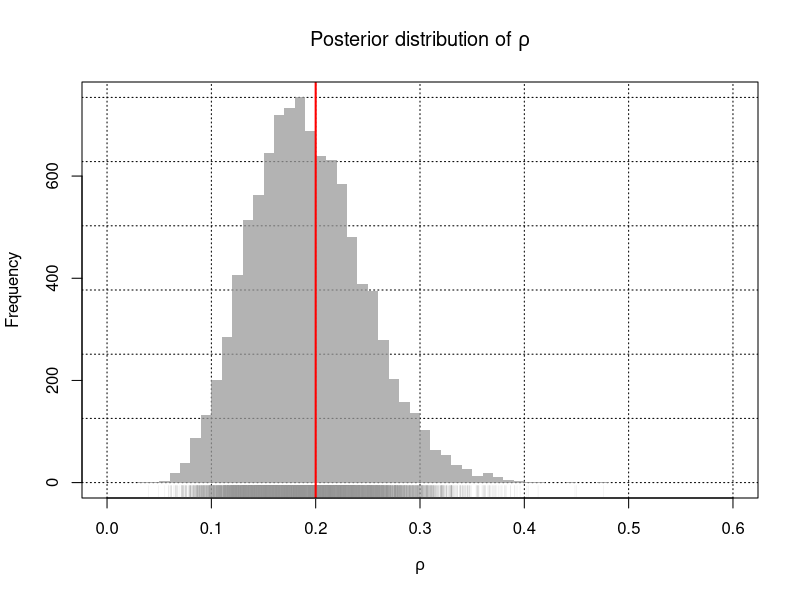

Recreate this plot in R.
### ====================================================
### Posterior simulation using rejection sampling
### Author: Balint Tamasi
### Date: 31-08-2019
### ====================================================

## Reference:
## Smith & Gelfand (1992): Bayesian Statistics Without Tears: A Sampling-Resampling Perspective
## DOI: 10.2307/2684170

## Rejection sampling:
## -------------------
## g(x): proposal pdf
## h(x): target pdf (up to a normalizing constant)
## M: constant, such that h(x) <= M*g(x)
## 1) Draw from the proposal x' ~ g(x)
## 2) Accept with probability h(x') / M*g(x')
## 3) Repeat
##
## Bayesian setting:
## -----------------
## g(x): prior pdf: p(x)
## h(x): unnormalized posterior: p(x)*l(x)
## M: maximum likelihood estimate: l_mle
## Acceptance prob: (p(x)*l(x) / (l_mle * p(x)) = l(x) / l_ml
##
## Example:
## Binomial distr. sample, uniform prior

set.seed(100)

## Simulate data
rho <- 0.2 # True prob of success
n <- 50 # Sample size
x <- rbinom(1, size = n, prob = 0.2)

## Log-likelihood and its max value
## (Working with logs for numerical stability)
ll <- function(p) dbinom(x = x, size = n, prob = p, log = TRUE)
ll_mle <- ll(x / n) # x/n is the MLE

i <- 0
count <- 0 # counter for calculating the acceptance rate
ndraw <- 1e4
smpl <- vector("numeric", ndraw)
while (i < ndraw) {
  count <- count + 1
  prop <- runif(1) # proposal
  if (log(runif(1)) < (ll(prop) - ll_mle)) {
    i <- i + 1
    smpl[i] <- prop
  }
}

## Acceptance rate
ndraw / count

## Posterior distribution with the true parameter value
hist(smpl, breaks = 40,
     xlab = expression(rho), xlim = c(0, 0.6),
     col = grey(0.6, alpha = 0.75), lty = 0,
     panel.first = abline(v = seq(0, 1, length.out = 7),
         h = seq(0, 1, length.out = 7),
         col = "black", lty = "dotted"),
     main = expression(paste("Posterior distribution of ", rho)))
rug(smpl, col = grey(0.6, alpha = 0.2))
abline(v = 0.2, col = "red", lwd = 2)
box()
